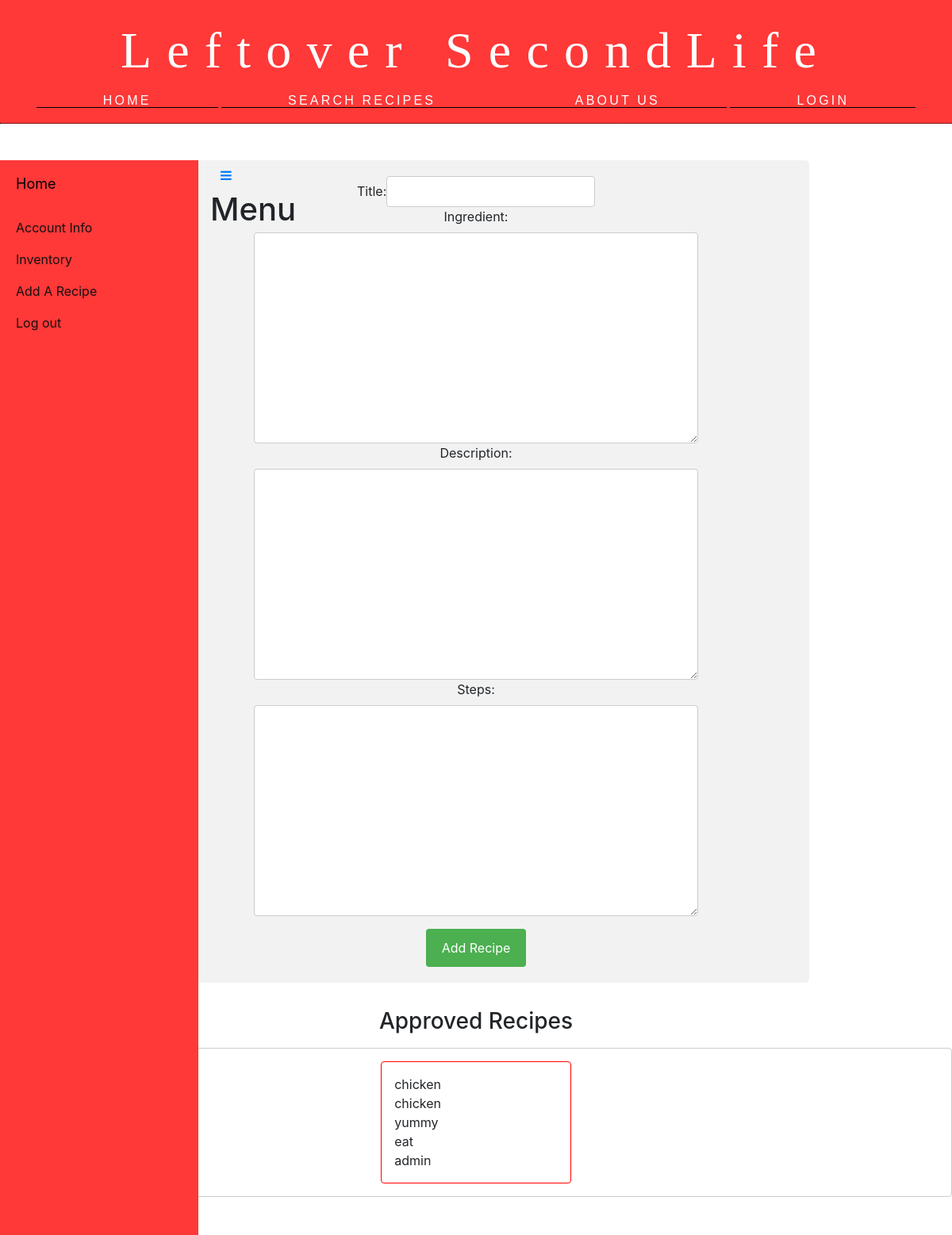
/recipe (signed in), run on an earlier commit of the app's database.
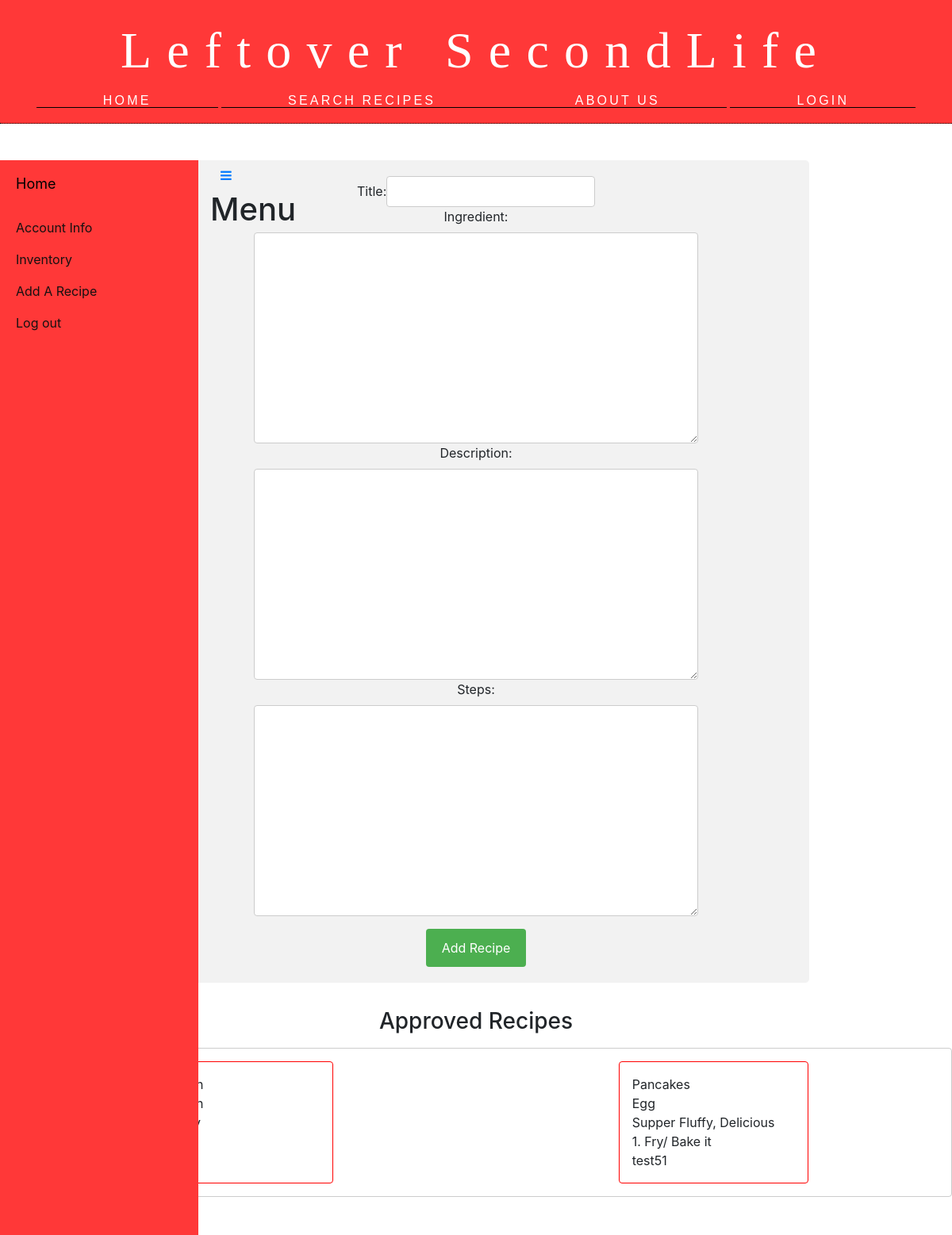
And on a later commit of the database.
### new/models.py (models this page shows, shortened)
class User_Recipe(models.Model):
    author = models.CharField(max_length = 16, default='admin')
    title = models.CharField(max_length = 32)
    ingredients = models.TextField(max_length = 512)
    description = models.TextField(max_length = 512)
    steps = models.TextField(max_length=4096)
    approved = models.BooleanField(default=False)

### my_test_project/views.py (the view)
# urls.py: path('recipe', views.recipePage, name='reci'),
@login_required
def recipePage(request):
    User_Recipe = apps.get_model('new', 'User_Recipe')
    data = User_Recipe.objects.all()
    rec = {
            'recip': data,
            }
    if request.user.is_authenticated:
        if request.method == 'POST':
            recipe = User_Recipe()
            recipe.author = request.user.username
            recipe.title = request.POST['titl']
            recipe.ingredients = request.POST['ingr']
            recipe.description = request.POST['desc']
            recipe.steps = request.POST['step']
            recipe.approved = False
            recipe.save()
    return render(request, 'recipe.html', rec)

### templates/recipe.html (shortened to what this page needs)
{% load static %}
<!DOCTYPE html>
<html lang="en">
<head>
    <link rel="stylesheet" href="{% static 'resources/styles/styles.css' %}" type="text/css">
    <link rel="stylesheet" href="{% static 'resources/styles/userP1.css' %}" type="text/css">
    <link rel="stylesheet" href="{% static 'resources/styles/recipe.css' %}" type="text/css">
    <link rel="stylesheet" href="{% static 'assets/bootstrap/css/bootstrap.min.css' %}">
    <link rel="stylesheet" href="{% static 'assets/fonts/font-awesome.min.css' %}">
    <link rel="stylesheet" href="{% static 'assets/css/Sidebar-Menu-1.css' %}">
    <link rel="stylesheet" href="{% static 'assets/css/styles.css' %}">
    <link rel="stylesheet" href="https://stackpath.bootstrapcdn.com/bootstrap/4.5.0/css/bootstrap.min.css">
</head>
<body>
<header>
    <div class="banner"> Leftover SecondLife</div>
    <div class ="navigation">
        <nav>
            <span class ="nav1"> <a href= "index">Home</a></span>
            <span class="nav1"> <a href="popularRecipes">Search Recipes </a></span>
            <span class="nav1"> <a href ="aboutUs">About Us</a></span>
            <span class="nav1"> <a href="login">Login</a></span>
    </div>
</header>
<main>
    <div id="wrapper">
        <div id="sidebar-wrapper">
            <ul class="sidebar-nav">
                <li class="sidebar-brand"> <a href="#">Home </a></li>
                <li> <a href="#">Account Info</a></li>
                <li> <a href="inventory">Inventory</a></li>
		<li> <a href="recipe">Add A Recipe</a></li>
                <li> <a href="index">Log out</a></li>
            </ul>
        </div>
        <div class="page-content-wrapper" style="position: fixed;">
            <div class="container-fluid"><a class="btn btn-link" role="button" id="menu-toggle" href="#menu-toggle"><i class="fa fa-bars"></i></a>
                <div class="row">
                    <div class="col-md-12">
                        <div>
                            <h1>Menu<small></small></h1>
                        </div>
                    </div>
                </div>
            </div>
        </div>
    </div>
    <div class="addRecForm">
	<form name="addRecipe" id="addRecipe" method="POST">
		<p>
		<label>Title: </label><input type="text" name="titl" id="titl"> <br>
		<label>Ingredient: </label><textarea  name="ingr" id="ingr" cols="30" rows="10"></textarea>
		<label>Description: </label><textarea  name="desc" id="desc" cols="30" rows="10"></textarea>
		<label>Steps: </label><textarea  name="step" id="step" cols="30" rows="10"></textarea>
		</p>
		<input type="submit" name="conAdd" id="conAdd" value="Add Recipe">
	</form>
    </div>
    <h3>Approved Recipes </h3>
    <div class="approved">
	{% for reci in recip%}
		{% if reci.approved%}
		<p>
		{{reci.title}} <br>
		{{reci.ingredients}} <br>
		{{reci.description}} <br>
		{{reci.steps}} <br>
		{{reci.author}}
		</p>
		{% endif  %}
	{% endfor%}
    </div>
</main>

### static/resources/styles/styles.css (style rules this page uses)
html { font-size: 16px; }
body { margin: 0; }
.banner { color: white; background-color:hsl(0, 100%, 61%); text-align: center; font-size: 4em; line-height: 2em; font-family: "Playfair Display"; letter-spacing: .3em; }
.navigation { position: relative; bottom: 30px; width: 100%; text-align: center; background-color:hsl(0, 100%, 61%); margin: 1em 0; border-bottom: .10em dotted black; padding-bottom: 1em; }
.navigation a { color: white; text-decoration: none; padding: 0 7%; text-transform: uppercase; font-family: 'Montserrat', sans-serif; border-bottom: 1px solid black; letter-spacing: .2em; }

### static/resources/styles/userP1.css (style rules this page uses)
form textarea, form button { display: block; margin: 0 auto; }

### static/resources/styles/recipe.css (style rules this page uses)
.addRecForm { width: 70%; margin: 0 auto; text-align: center; border-radius: 5px; background-color: #f2f2f2; padding: 20px; margin-bottom: 2rem; }
.approved { display: flex; justify-content: space-around; text-align:center; margin: 0 auto; border: 1px solid #ccc; border-radius: 4px; margin-top: 1em; margin-bottom: 3em; }
h3 { text-align: center; }
.approved p { border: 1px solid red; border-radius: 4px; text-align: left; width: 20%; padding: 1em; margin-top: 1em; }
input { padding: .4em; border: 1px solid #ccc; border-radius: 4px; box-sizing: border-box; margin-top: 6px; margin-bottom: 16px; resize: vertical; }
textarea { width: 70%; max-height: 15%; padding: 12px; border: 1px solid #ccc; border-radius: 4px; box-sizing: border-box; margin-top: 6px; margin-bottom: 16px; resize: vertical; }
input[type=submit] { background-color: #4CAF50; color: white; padding: 12px 20px; border: none; border-radius: 4px; cursor: pointer; }

### static/assets/css/Sidebar-Menu-1.css (style rules this page uses)
body { overflow-x: hidden; }
#wrapper { padding-left: 0; -webkit-transition: all 0.5s ease; -moz-transition: all 0.5s ease; -o-transition: all 0.5s ease; transition: all 0.5s ease; }
#sidebar-wrapper { z-index: 1000; position: fixed; left: 250px; width: 0; height: 100%; margin-left: -250px; overflow-y: auto; background: hsl(0, 100%, 61%); -webkit-transition: all 0.5s ease; -moz-transition: all 0.5s ease; -o-transition: all 0.5s ease; transition: all 0.5s ease; }
.sidebar-nav { position: absolute; top: 0; width: 250px; margin: 0; padding: 0; list-style: none; }
.sidebar-nav li { text-indent: 20px; line-height: 40px; }
.sidebar-nav li a { display: block; text-decoration: none; color: rgb(22, 17, 17); }
.sidebar-nav > .sidebar-brand { height: 65px; font-size: 18px; line-height: 60px; }
.sidebar-nav > .sidebar-brand a { color: rgb(0, 0, 0); }
@media (min-width:768px) { #wrapper { padding-left: 250px; } }
@media (min-width:768px) { #sidebar-wrapper { width: 250px; } }

What changed in the data, as far as the page shows it:
no longer on this page (row unchanged): User_Recipe: title "chicken", ingredients "chicken", description "yummy", steps "eat", author "admin"
added User_Recipe: title "Pancakes", ingredients "Egg", description "Supper Fluffy, Delicious", steps "1. Fry/ Bake it", author "test51"
